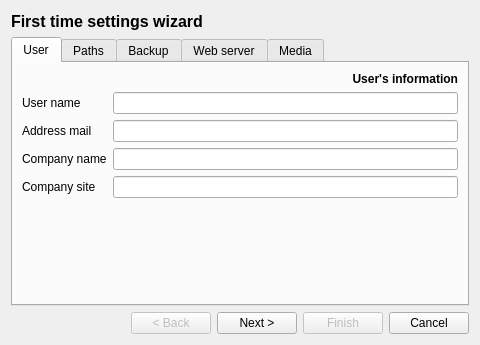
<?xml version="1.0" encoding="UTF-8"?>
<ui version="4.0">
 <class>Dialog</class>
 <widget class="QDialog" name="Dialog">
  <property name="geometry">
   <rect>
    <x>0</x>
    <y>0</y>
    <width>480</width>
    <height>345</height>
   </rect>
  </property>
  <property name="windowTitle">
   <string>Bside</string>
  </property>
  <layout class="QGridLayout" name="gridLayout">
   <item row="2" column="0">
    <widget class="QTabWidget" name="tabWidget">
     <property name="tabPosition">
      <enum>QTabWidget::North</enum>
     </property>
     <property name="currentIndex">
      <number>0</number>
     </property>
     <widget class="QWidget" name="tab_01">
      <attribute name="title">
       <string>User</string>
      </attribute>
      <layout class="QGridLayout" name="gridLayout_2">
       <item row="0" column="0">
        <layout class="QFormLayout" name="formLayout">
         <item row="1" column="0">
          <widget class="QLabel" name="label">
           <property name="text">
            <string>User name</string>
           </property>
          </widget>
         </item>
         <item row="2" column="0">
          <widget class="QLabel" name="label_2">
           <property name="text">
            <string>Address mail</string>
           </property>
          </widget>
         </item>
         <item row="2" column="1">
          <widget class="QLineEdit" name="txt_PROJECT_MAIL"/>
         </item>
         <item row="1" column="1">
          <widget class="QLineEdit" name="txt_PROJECT_USER_NAME"/>
         </item>
         <item row="3" column="0">
          <widget class="QLabel" name="label_3">
           <property name="text">
            <string>Company name</string>
           </property>
          </widget>
         </item>
         <item row="3" column="1">
          <widget class="QLineEdit" name="txt_PROJECT_COMPANY"/>
         </item>
         <item row="4" column="0">
          <widget class="QLabel" name="label_4">
           <property name="text">
            <string>Company site</string>
           </property>
          </widget>
         </item>
         <item row="4" column="1">
          <widget class="QLineEdit" name="txt_PROJECT_SITE"/>
         </item>
         <item row="0" column="1">
          <widget class="QLabel" name="label_5">
           <property name="font">
            <font>
             <weight>75</weight>
             <bold>true</bold>
            </font>
           </property>
           <property name="text">
            <string>User's information</string>
           </property>
           <property name="alignment">
            <set>Qt::AlignRight|Qt::AlignTrailing|Qt::AlignVCenter</set>
           </property>
          </widget>
         </item>
        </layout>
       </item>
      </layout>
     </widget>
     <widget class="QWidget" name="tab_02">
      <attribute name="title">
       <string>Paths</string>
      </attribute>
      <layout class="QGridLayout" name="gridLayout_3">
       <item row="0" column="0">
        <layout class="QFormLayout" name="formLayout_2">
         <item row="1" column="0">
          <widget class="QLabel" name="label_6">
           <property name="text">
            <string>Sources repository</string>
           </property>
          </widget>
         </item>
         <item row="1" column="1">
          <layout class="QHBoxLayout" name="horizontalLayout">
           <item>
            <widget class="QLineEdit" name="txt_BSIDE_REPOSITORY"/>
           </item>
           <item>
            <widget class="QPushButton" name="btn_BSIDE_REPOSITORY">
             <property name="text">
              <string>...</string>
             </property>
            </widget>
           </item>
          </layout>
         </item>
         <item row="2" column="0">
          <widget class="QLabel" name="label_7">
           <property name="text">
            <string>Python help file</string>
           </property>
          </widget>
         </item>
         <item row="2" column="1">
          <layout class="QHBoxLayout" name="horizontalLayout_2">
           <item>
            <widget class="QLineEdit" name="txt_BSIDE_PYTHON_HELP_FILE"/>
           </item>
           <item>
            <widget class="QPushButton" name="btn_BSIDE_PYTHON_HELP_FILE">
             <property name="text">
              <string>...</string>
             </property>
            </widget>
           </item>
          </layout>
         </item>
         <item row="3" column="0">
          <widget class="QLabel" name="label_8">
           <property name="text">
            <string>QtDesigner path</string>
           </property>
          </widget>
         </item>
         <item row="3" column="1">
          <layout class="QHBoxLayout" name="horizontalLayout_3">
           <item>
            <widget class="QLineEdit" name="txt_BSIDE_QTDESIGNER_PATH"/>
           </item>
           <item>
            <widget class="QPushButton" name="btn_BSIDE_QTDESIGNER_PATH">
             <property name="text">
              <string>...</string>
             </property>
            </widget>
           </item>
          </layout>
         </item>
         <item row="0" column="1">
          <widget class="QLabel" name="label_9">
           <property name="font">
            <font>
             <weight>75</weight>
             <bold>true</bold>
            </font>
           </property>
           <property name="text">
            <string>Specific paths</string>
           </property>
           <property name="alignment">
            <set>Qt::AlignRight|Qt::AlignTrailing|Qt::AlignVCenter</set>
           </property>
          </widget>
         </item>
        </layout>
       </item>
      </layout>
     </widget>
     <widget class="QWidget" name="tab_03">
      <attribute name="title">
       <string>Backup</string>
      </attribute>
      <layout class="QGridLayout" name="gridLayout_4">
       <item row="0" column="0">
        <layout class="QFormLayout" name="formLayout_3">
         <item row="1" column="0">
          <widget class="QLabel" name="label_10">
           <property name="text">
            <string>Backup enabled</string>
           </property>
          </widget>
         </item>
         <item row="1" column="1">
          <widget class="QCheckBox" name="chk_BACKUP_ENABLED">
           <property name="text">
            <string/>
           </property>
          </widget>
         </item>
         <item row="2" column="0">
          <widget class="QLabel" name="label_11">
           <property name="text">
            <string>Backup path</string>
           </property>
          </widget>
         </item>
         <item row="2" column="1">
          <layout class="QHBoxLayout" name="horizontalLayout_4">
           <item>
            <widget class="QLineEdit" name="txt_BACKUP_PATH"/>
           </item>
           <item>
            <widget class="QPushButton" name="btn_BACKUP_PATH">
             <property name="text">
              <string>...</string>
             </property>
            </widget>
           </item>
          </layout>
         </item>
         <item row="3" column="0">
          <widget class="QLabel" name="label_12">
           <property name="text">
            <string>History retains</string>
           </property>
          </widget>
         </item>
         <item row="3" column="1">
          <widget class="QSpinBox" name="spn_BACKUP_RETAINS"/>
         </item>
         <item row="0" column="1">
          <widget class="QLabel" name="label_13">
           <property name="font">
            <font>
             <weight>75</weight>
             <bold>true</bold>
            </font>
           </property>
           <property name="text">
            <string>Backup preferences</string>
           </property>
           <property name="alignment">
            <set>Qt::AlignRight|Qt::AlignTrailing|Qt::AlignVCenter</set>
           </property>
          </widget>
         </item>
        </layout>
       </item>
      </layout>
     </widget>
     <widget class="QWidget" name="tab_04">
      <attribute name="title">
       <string>Web server</string>
      </attribute>
      <layout class="QGridLayout" name="gridLayout_5">
       <item row="0" column="0">
        <layout class="QFormLayout" name="formLayout_4">
         <item row="1" column="0">
          <widget class="QLabel" name="label_14">
           <property name="text">
            <string>Web server enabled</string>
           </property>
          </widget>
         </item>
         <item row="1" column="1">
          <widget class="QCheckBox" name="chk_WEB_SERVER_ENABLED">
           <property name="text">
            <string/>
           </property>
          </widget>
         </item>
         <item row="0" column="1">
          <widget class="QLabel" name="label_15">
           <property name="font">
            <font>
             <weight>75</weight>
             <bold>true</bold>
            </font>
           </property>
           <property name="text">
            <string>Web server settings</string>
           </property>
           <property name="alignment">
            <set>Qt::AlignRight|Qt::AlignTrailing|Qt::AlignVCenter</set>
           </property>
          </widget>
         </item>
         <item row="2" column="0">
          <widget class="QLabel" name="label_16">
           <property name="text">
            <string>Web server address</string>
           </property>
          </widget>
         </item>
         <item row="2" column="1">
          <widget class="QLineEdit" name="txt_WEB_SERVER_ADDRESS"/>
         </item>
         <item row="3" column="0">
          <widget class="QLabel" name="label_17">
           <property name="text">
            <string>Web server port</string>
           </property>
          </widget>
         </item>
         <item row="3" column="1">
          <widget class="QSpinBox" name="spn_WEB_SERVER_PORT">
           <property name="maximum">
            <number>65535</number>
           </property>
          </widget>
         </item>
         <item row="4" column="0">
          <widget class="QLabel" name="label_18">
           <property name="text">
            <string>SSL enabled</string>
           </property>
          </widget>
         </item>
         <item row="4" column="1">
          <widget class="QCheckBox" name="chk_WEB_SSL_ENABLED">
           <property name="text">
            <string/>
           </property>
          </widget>
         </item>
         <item row="5" column="0">
          <widget class="QLabel" name="label_19">
           <property name="text">
            <string>SSL private key path</string>
           </property>
          </widget>
         </item>
         <item row="5" column="1">
          <layout class="QHBoxLayout" name="horizontalLayout_5">
           <item>
            <widget class="QLineEdit" name="txt_WEB_SSL_PRIVATE_KEY"/>
           </item>
           <item>
            <widget class="QPushButton" name="btn_WEB_SSL_PRIVATE_KEY">
             <property name="text">
              <string>...</string>
             </property>
            </widget>
           </item>
          </layout>
         </item>
         <item row="6" column="0">
          <widget class="QLabel" name="label_20">
           <property name="text">
            <string>SSL certificate path</string>
           </property>
          </widget>
         </item>
         <item row="6" column="1">
          <layout class="QHBoxLayout" name="horizontalLayout_6">
           <item>
            <widget class="QLineEdit" name="txt_WEB_SSL_CERTIFICATE"/>
           </item>
           <item>
            <widget class="QPushButton" name="btn_WEB_SSL_CERTIFICATE">
             <property name="text">
              <string>...</string>
             </property>
            </widget>
           </item>
          </layout>
         </item>
        </layout>
       </item>
      </layout>
     </widget>
     <widget class="QWidget" name="tab_05">
      <attribute name="title">
       <string>Media</string>
      </attribute>
      <layout class="QGridLayout" name="gridLayout_6">
       <item row="0" column="0">
        <layout class="QFormLayout" name="formLayout_5">
         <item row="1" column="0">
          <widget class="QLabel" name="label_21">
           <property name="text">
            <string>Audio files path</string>
           </property>
          </widget>
         </item>
         <item row="1" column="1">
          <layout class="QHBoxLayout" name="horizontalLayout_7">
           <item>
            <widget class="QLineEdit" name="txt_PLAYER_A_FOLDER"/>
           </item>
           <item>
            <widget class="QPushButton" name="btn_PLAYER_A_FOLDER">
             <property name="text">
              <string>...</string>
             </property>
            </widget>
           </item>
          </layout>
         </item>
         <item row="2" column="0">
          <widget class="QLabel" name="label_22">
           <property name="text">
            <string>Video files path</string>
           </property>
          </widget>
         </item>
         <item row="2" column="1">
          <layout class="QHBoxLayout" name="horizontalLayout_8">
           <item>
            <widget class="QLineEdit" name="txt_PLAYER_V_FOLDER"/>
           </item>
           <item>
            <widget class="QPushButton" name="btn_PLAYER_V_FOLDER">
             <property name="text">
              <string>...</string>
             </property>
            </widget>
           </item>
          </layout>
         </item>
         <item row="0" column="1">
          <widget class="QLabel" name="label_24">
           <property name="font">
            <font>
             <weight>75</weight>
             <bold>true</bold>
            </font>
           </property>
           <property name="text">
            <string>Media player sources</string>
           </property>
           <property name="alignment">
            <set>Qt::AlignRight|Qt::AlignTrailing|Qt::AlignVCenter</set>
           </property>
          </widget>
         </item>
        </layout>
       </item>
      </layout>
     </widget>
    </widget>
   </item>
   <item row="1" column="0">
    <layout class="QHBoxLayout" name="horizontalLayout_9">
     <item>
      <widget class="QLabel" name="label_23">
       <property name="font">
        <font>
         <pointsize>12</pointsize>
         <weight>75</weight>
         <bold>true</bold>
        </font>
       </property>
       <property name="text">
        <string>First time settings wizard</string>
       </property>
       <property name="alignment">
        <set>Qt::AlignLeading|Qt::AlignLeft|Qt::AlignVCenter</set>
       </property>
      </widget>
     </item>
     <item>
      <spacer name="horizontalSpacer">
       <property name="orientation">
        <enum>Qt::Horizontal</enum>
       </property>
       <property name="sizeHint" stdset="0">
        <size>
         <width>40</width>
         <height>20</height>
        </size>
       </property>
      </spacer>
     </item>
     <item>
      <widget class="QLabel" name="label_25">
       <property name="text">
        <string/>
       </property>
       <property name="pixmap">
        <pixmap>../pix/bside_24x24.png</pixmap>
       </property>
       <property name="alignment">
        <set>Qt::AlignRight|Qt::AlignTrailing|Qt::AlignVCenter</set>
       </property>
      </widget>
     </item>
    </layout>
   </item>
   <item row="3" column="0">
    <layout class="QHBoxLayout" name="horizontalLayout_10">
     <item>
      <spacer name="horizontalSpacer_2">
       <property name="orientation">
        <enum>Qt::Horizontal</enum>
       </property>
       <property name="sizeHint" stdset="0">
        <size>
         <width>40</width>
         <height>20</height>
        </size>
       </property>
      </spacer>
     </item>
     <item>
      <widget class="QPushButton" name="btnBack">
       <property name="enabled">
        <bool>false</bool>
       </property>
       <property name="text">
        <string>&lt; Back</string>
       </property>
      </widget>
     </item>
     <item>
      <widget class="QPushButton" name="btnNext">
       <property name="text">
        <string>Next &gt;</string>
       </property>
      </widget>
     </item>
     <item>
      <widget class="QPushButton" name="btnFinish">
       <property name="enabled">
        <bool>false</bool>
       </property>
       <property name="text">
        <string>Finish</string>
       </property>
      </widget>
     </item>
     <item>
      <widget class="QPushButton" name="btnCancel">
       <property name="text">
        <string>Cancel</string>
       </property>
      </widget>
     </item>
    </layout>
   </item>
  </layout>
 </widget>
 <resources/>
 <connections/>
</ui>
